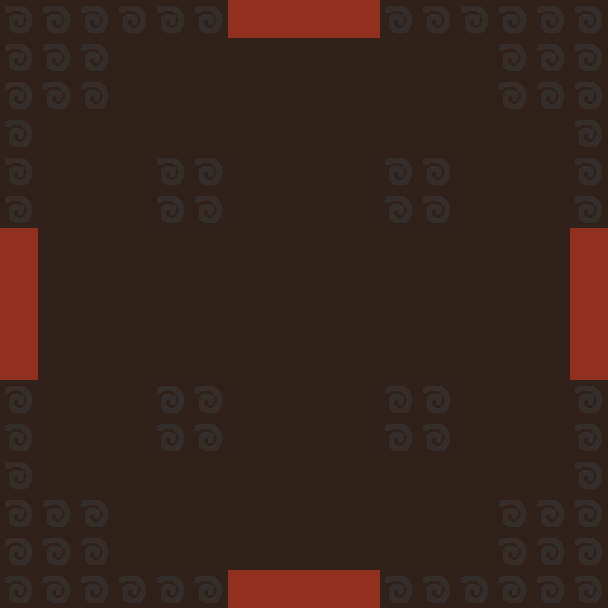

Rendered tile map (Tiled .tmx) drawn with the repository's tilesets; below, a short description and the full map source, tile grids included:
An orthogonal 16x16 tile map with 38x38 px tiles, 2 tile layers (background, walls).

<map version="1.10" tiledversion="1.10.2" orientation="orthogonal" renderorder="right-down" width="16" height="16" tilewidth="38" tileheight="38" infinite="0" nextlayerid="3" nextobjectid="1">
 <tileset firstgid="1" source="deltaworld.tsx" />
 <layer id="1" name="background" width="16" height="16">
  <data encoding="csv">
0,0,0,0,0,0,9,9,9,9,0,0,0,0,0,0,
0,10,10,10,10,10,10,10,10,10,10,10,10,10,10,0,
0,10,10,10,10,10,10,10,10,10,10,10,10,10,10,0,
0,10,10,10,10,10,10,10,10,10,10,10,10,10,10,0,
0,10,10,10,10,10,10,10,10,10,10,10,10,10,10,0,
0,10,10,10,10,10,10,10,10,10,10,10,10,10,10,0,
9,10,10,10,10,10,10,10,10,10,10,10,10,10,10,9,
9,10,10,10,10,10,10,10,10,10,10,10,10,10,10,9,
9,10,10,10,10,10,10,10,10,10,10,10,10,10,10,9,
9,10,10,10,10,10,10,10,10,10,10,10,10,10,10,9,
0,10,10,10,10,10,10,10,10,10,10,10,10,10,10,0,
0,10,10,10,10,10,10,10,10,10,10,10,10,10,10,0,
0,10,10,10,10,10,10,10,10,10,10,10,10,10,10,0,
0,10,10,10,10,10,10,10,10,10,10,10,10,10,10,0,
0,10,10,10,10,10,10,10,10,10,10,10,10,10,10,0,
0,0,0,0,0,0,9,9,9,9,0,0,0,0,0,0
</data>
 </layer>
 <layer id="2" name="walls" width="16" height="16">
  <data encoding="csv">
12,12,12,12,12,12,0,0,0,0,12,12,12,12,12,12,
12,12,12,0,0,0,0,0,0,0,0,0,0,12,12,12,
12,12,12,0,0,0,0,0,0,0,0,0,0,12,12,12,
12,0,0,0,0,0,0,0,0,0,0,0,0,0,0,12,
12,0,0,0,12,12,0,0,0,0,12,12,0,0,0,12,
12,0,0,0,12,12,0,0,0,0,12,12,0,0,0,12,
0,0,0,0,0,0,0,0,0,0,0,0,0,0,0,0,
0,0,0,0,0,0,0,0,0,0,0,0,0,0,0,0,
0,0,0,0,0,0,0,0,0,0,0,0,0,0,0,0,
0,0,0,0,0,0,0,0,0,0,0,0,0,0,0,0,
12,0,0,0,12,12,0,0,0,0,12,12,0,0,0,12,
12,0,0,0,12,12,0,0,0,0,12,12,0,0,0,12,
12,0,0,0,0,0,0,0,0,0,0,0,0,0,0,12,
12,12,12,0,0,0,0,0,0,0,0,0,0,12,12,12,
12,12,12,0,0,0,0,0,0,0,0,0,0,12,12,12,
12,12,12,12,12,12,0,0,0,0,12,12,12,12,12,12
</data>
 </layer>
</map>
